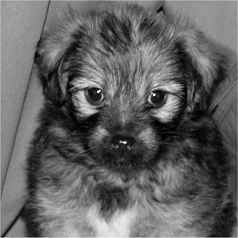
#> input picture images/dog.jpg, 238 x 238 px, found by its file name
$ python template11.py
#> lines starting #> are read from the running program, lines starting #| are printed output that depends on the picture
#!/usr/bin/env python3
# -*- coding: utf-8 -*-
"""
Exercise 10 Template
"""

import matplotlib.pyplot as plt
import numpy as np


# Function which adds salt & pepper noise to an image
def spNoise(image, prob):  # Just for fun :-)
    """
    Add salt and pepper noise to image
    prob: Probability of the noise
    """
    prob /= 2
    output = image.copy()
    (M, N) = image.shape
    n = np.random.rand(M, N)
    output[n < prob] = 0
    output[n > 1 - prob] = 255
    return output


# TODO: Implement an adaptive local noise reduction filter
def adaptiveMean(f, sigma_n, sz=5):
    fh = np.zeros_like(f)
    fpad = np.pad(f, sz // 2, "constant")
    var_n = sigma_n ** 2
    loc_var = np.zeros_like(f)
    loc_mean = np.zeros_like(f)

    for ix in range(0, f.shape[1]):
        for iy in range(0, f.shape[0]):
            f_loc = fpad[iy : iy + sz, ix : ix + sz]
            loc_var[iy, ix] = np.var(f_loc)
            loc_mean[iy, ix] = np.mean(f_loc)

    loc_var[loc_var < var_n] = var_n
    fh = f - var_n / (loc_var + 1e-12) * (f - loc_mean)
    return fh  # return filtered image


# TODO: (optional) Implement an adaptive median filter (see Book p.333)
def adaptiveMedian(f, S_max, S):
    fh = np.zeros_like(f)
    return fh  # return filtered image


if __name__ == "__main__":
    # Parameter
    sigma_n = 12  # Standard deviation of noise (normalized)
    p_sp = 0.2  # Salt or Pepper probability
    S_mean = 5  # size of local area
    S_median_max = 11  # Max size of local area
    S_median_start = 3  # Start size of local area

    # Load image
    f = plt.imread("../../images/dog.jpg")
#> f is the input picture: shape (238, 238); min 0, max 253, mean 98.1

    # Tranform image to grayscale and float
    if f.ndim > 2:
        f = np.mean(f, axis=2)
    f = np.array(f, dtype=float)
    (M, N) = f.shape
#> M = 238; N = 238

    #  Add noise
    f_gau = f + sigma_n * np.random.randn(M, N)
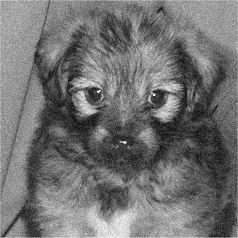
#> f_gau: shape (238, 238) float64; min -34.36, max 262.2, mean 98; drawn with min black and max white
    f_sp = spNoise(f, p_sp)
#> in spNoise, `output[n > 1 - prob] = 255`:
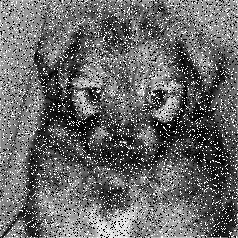
#> output: shape (238, 238) float64; min 0, max 255, mean 104.4

    # Adaptive denoising filter
    f_filt1_gau = adaptiveMean(f_gau, sigma_n, S_mean)
#> after the loop in adaptiveMean, `for ix in range(0, f.shape[1]):`:
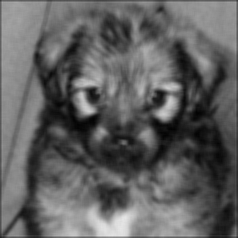
#> loc_mean: shape (238, 238) float64; min 2.66, max 230, mean 96.6
#> in adaptiveMean, `loc_var[loc_var < var_n] = var_n`:
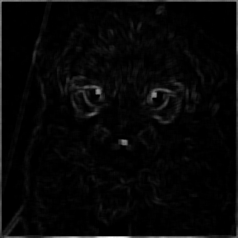
#> loc_var: shape (238, 238) float64; min 144, max 13375.5, mean 523.6; drawn with min black and max white
    f_filt1_sp = adaptiveMean(f_sp, sigma_n, S_mean)
#> call 2 of adaptiveMean, with sigma_n = 12, sz = 5
#> in adaptiveMean (call 2), `fpad = np.pad(f, sz // 2, "constant")`:
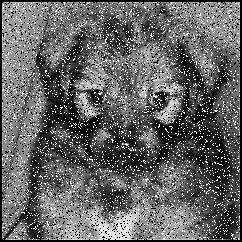
#> fpad: shape (242, 242) float64; min 0, max 255, mean 101
#> after the loop in adaptiveMean (call 2), `for ix in range(0, f.shape[1]):`:
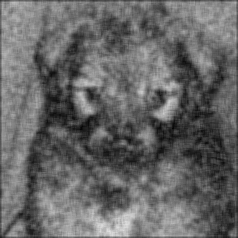
#> loc_mean: shape (238, 238) float64; min 6, max 226.9, mean 103
#> in adaptiveMean (call 2), `loc_var[loc_var < var_n] = var_n`:
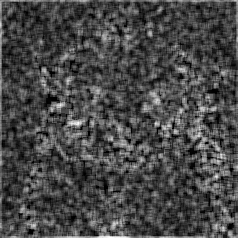
#> loc_var: shape (238, 238) float64; min 144, max 13431.4, mean 3943.7; drawn with min black and max white
    f_filt2_gau = adaptiveMedian(f_gau, S_median_max, S_median_start)
#> f_filt2_gau: shape (238, 238) float64; every value is 0
    f_filt2_sp = adaptiveMedian(f_sp, S_median_max, S_median_start)

    # Display results
    fig2, ax2 = plt.subplots(constrained_layout=True)
    ax2.imshow(f, cmap="gray")
    ax2.title.set_text("Original")
    ax2.axis("off")

    fig, ax = plt.subplots(2, 3, figsize=(9, 13), constrained_layout=True)
    ax[0, 0].imshow(f_gau, cmap="gray")
    ax[0, 0].title.set_text("Gaussian Noise")
    ax[1, 0].imshow(f_sp, cmap="gray")
    ax[1, 0].title.set_text("Salt & Pepper Noise")
    ax[0, 1].imshow(f_filt1_gau, cmap="gray")
    ax[0, 1].title.set_text("Adaptive Noise Reduction (Gaussian Noise)")
    ax[1, 1].imshow(f_filt1_sp, cmap="gray")
    ax[1, 1].title.set_text("Adaptive Noise Reduction (S&P Noise)")
    ax[0, 2].imshow(f_filt2_gau, cmap="gray")
    ax[0, 2].title.set_text("Adaptive Median (Gaussian Noise)")
    ax[1, 2].imshow(f_filt2_sp, cmap="gray")
    ax[1, 2].title.set_text("Adaptive Median (S&P Noise)")
    #
    for a in np.reshape(ax, ax.size):
        a.axis("off")
    plt.show()
